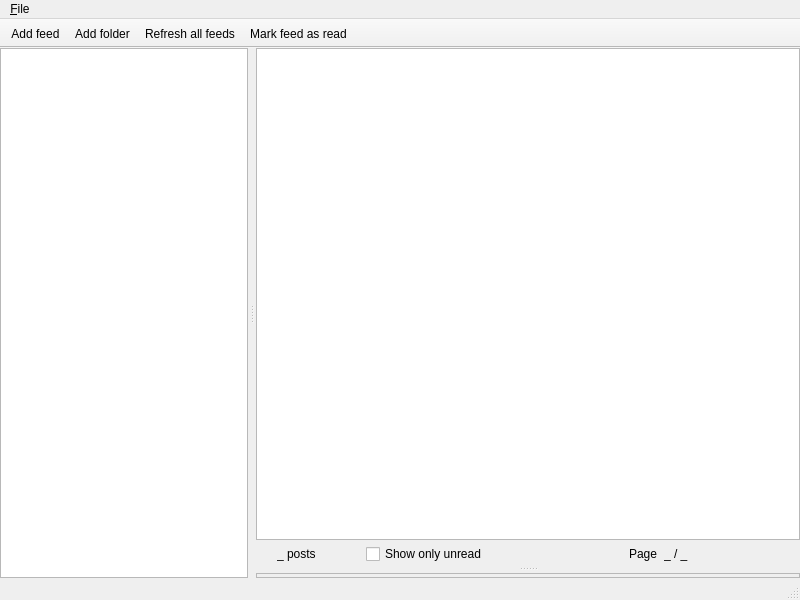
<?xml version="1.0" encoding="UTF-8"?>
<ui version="4.0">
 <class>MainWindow</class>
 <widget class="QMainWindow" name="MainWindow">
  <property name="geometry">
   <rect>
    <x>0</x>
    <y>0</y>
    <width>800</width>
    <height>600</height>
   </rect>
  </property>
  <property name="minimumSize">
   <size>
    <width>800</width>
    <height>600</height>
   </size>
  </property>
  <property name="windowTitle">
   <string>Zap Feed Reader</string>
  </property>
  <widget class="QWidget" name="centralwidget">
   <layout class="QVBoxLayout" name="verticalLayout">
    <property name="leftMargin">
     <number>0</number>
    </property>
    <property name="topMargin">
     <number>0</number>
    </property>
    <property name="rightMargin">
     <number>0</number>
    </property>
    <property name="bottomMargin">
     <number>0</number>
    </property>
    <item>
     <widget class="QSplitter" name="splitterLeft">
      <property name="orientation">
       <enum>Qt::Horizontal</enum>
      </property>
      <property name="handleWidth">
       <number>8</number>
      </property>
      <property name="childrenCollapsible">
       <bool>false</bool>
      </property>
      <widget class="ZapFR::Client::TreeViewSources" name="treeViewSources">
       <property name="contextMenuPolicy">
        <enum>Qt::CustomContextMenu</enum>
       </property>
       <property name="editTriggers">
        <set>QAbstractItemView::NoEditTriggers</set>
       </property>
       <property name="dragEnabled">
        <bool>true</bool>
       </property>
       <property name="dragDropMode">
        <enum>QAbstractItemView::InternalMove</enum>
       </property>
       <property name="defaultDropAction">
        <enum>Qt::MoveAction</enum>
       </property>
       <property name="alternatingRowColors">
        <bool>true</bool>
       </property>
       <property name="uniformRowHeights">
        <bool>true</bool>
       </property>
       <property name="headerHidden">
        <bool>false</bool>
       </property>
      </widget>
      <widget class="QSplitter" name="splitterRight">
       <property name="orientation">
        <enum>Qt::Vertical</enum>
       </property>
       <property name="handleWidth">
        <number>8</number>
       </property>
       <widget class="QWidget" name="verticalLayoutWidget">
        <layout class="QVBoxLayout" name="layoutPostNavigator">
         <property name="spacing">
          <number>0</number>
         </property>
         <item>
          <widget class="ZapFR::Client::TableViewPosts" name="tableViewPosts">
           <property name="contextMenuPolicy">
            <enum>Qt::CustomContextMenu</enum>
           </property>
           <property name="editTriggers">
            <set>QAbstractItemView::NoEditTriggers</set>
           </property>
           <property name="alternatingRowColors">
            <bool>true</bool>
           </property>
           <property name="selectionMode">
            <enum>QAbstractItemView::ExtendedSelection</enum>
           </property>
           <property name="selectionBehavior">
            <enum>QAbstractItemView::SelectRows</enum>
           </property>
           <property name="gridStyle">
            <enum>Qt::DotLine</enum>
           </property>
           <attribute name="verticalHeaderVisible">
            <bool>false</bool>
           </attribute>
          </widget>
         </item>
         <item>
          <layout class="QHBoxLayout" name="horizontalLayout">
           <property name="spacing">
            <number>50</number>
           </property>
           <property name="topMargin">
            <number>3</number>
           </property>
           <item>
            <spacer name="horizontalSpacer_3">
             <property name="orientation">
              <enum>Qt::Horizontal</enum>
             </property>
             <property name="sizeHint" stdset="0">
              <size>
               <width>40</width>
               <height>20</height>
              </size>
             </property>
            </spacer>
           </item>
           <item>
            <widget class="QLabel" name="labelTotalPostCount">
             <property name="text">
              <string>_ posts</string>
             </property>
            </widget>
           </item>
           <item>
            <widget class="QCheckBox" name="checkBoxShowOnlyUnread">
             <property name="text">
              <string>Show only unread</string>
             </property>
            </widget>
           </item>
           <item>
            <widget class="QFrame" name="framePostPageNavigation">
             <property name="frameShape">
              <enum>QFrame::NoFrame</enum>
             </property>
             <property name="frameShadow">
              <enum>QFrame::Plain</enum>
             </property>
             <layout class="QHBoxLayout" name="horizontalLayout_3">
              <property name="leftMargin">
               <number>0</number>
              </property>
              <property name="topMargin">
               <number>0</number>
              </property>
              <property name="rightMargin">
               <number>0</number>
              </property>
              <property name="bottomMargin">
               <number>0</number>
              </property>
              <item>
               <widget class="QPushButton" name="pushButtonFirstPage">
                <property name="toolTip">
                 <string>First page</string>
                </property>
                <property name="text">
                 <string/>
                </property>
                <property name="flat">
                 <bool>true</bool>
                </property>
               </widget>
              </item>
              <item>
               <widget class="QPushButton" name="pushButtonPreviousPage">
                <property name="toolTip">
                 <string>Previous page</string>
                </property>
                <property name="text">
                 <string/>
                </property>
                <property name="flat">
                 <bool>true</bool>
                </property>
               </widget>
              </item>
              <item>
               <widget class="QLabel" name="labelPage">
                <property name="text">
                 <string>Page</string>
                </property>
               </widget>
              </item>
              <item>
               <widget class="QLabel" name="labelPageNumber">
                <property name="text">
                 <string>_ / _</string>
                </property>
               </widget>
              </item>
              <item>
               <widget class="QPushButton" name="pushButtonNextPage">
                <property name="toolTip">
                 <string>Next page</string>
                </property>
                <property name="text">
                 <string/>
                </property>
                <property name="flat">
                 <bool>true</bool>
                </property>
               </widget>
              </item>
              <item>
               <widget class="QPushButton" name="pushButtonLastPage">
                <property name="toolTip">
                 <string>Last page</string>
                </property>
                <property name="text">
                 <string/>
                </property>
                <property name="flat">
                 <bool>true</bool>
                </property>
               </widget>
              </item>
             </layout>
            </widget>
           </item>
           <item>
            <spacer name="horizontalSpacer_2">
             <property name="orientation">
              <enum>Qt::Horizontal</enum>
             </property>
             <property name="sizeType">
              <enum>QSizePolicy::Fixed</enum>
             </property>
             <property name="sizeHint" stdset="0">
              <size>
               <width>20</width>
               <height>20</height>
              </size>
             </property>
            </spacer>
           </item>
          </layout>
         </item>
        </layout>
       </widget>
       <widget class="QFrame" name="frame">
        <property name="frameShape">
         <enum>QFrame::StyledPanel</enum>
        </property>
        <property name="frameShadow">
         <enum>QFrame::Raised</enum>
        </property>
        <layout class="QVBoxLayout" name="verticalLayout_2">
         <property name="spacing">
          <number>0</number>
         </property>
         <property name="leftMargin">
          <number>0</number>
         </property>
         <property name="topMargin">
          <number>0</number>
         </property>
         <property name="rightMargin">
          <number>0</number>
         </property>
         <property name="bottomMargin">
          <number>0</number>
         </property>
         <item>
          <widget class="ZapFR::Client::WebEngineViewPost" name="webViewPost" native="true"/>
         </item>
        </layout>
       </widget>
      </widget>
     </widget>
    </item>
   </layout>
  </widget>
  <widget class="QMenuBar" name="menubar">
   <property name="geometry">
    <rect>
     <x>0</x>
     <y>0</y>
     <width>800</width>
     <height>22</height>
    </rect>
   </property>
   <widget class="QMenu" name="menu_File">
    <property name="title">
     <string>&amp;File</string>
    </property>
    <addaction name="action_Add_source"/>
    <addaction name="action_Add_feed"/>
    <addaction name="action_Add_folder"/>
    <addaction name="separator"/>
    <addaction name="action_Import_OPML"/>
   </widget>
   <addaction name="menu_File"/>
  </widget>
  <widget class="QStatusBar" name="statusbar"/>
  <widget class="QToolBar" name="toolBar">
   <property name="windowTitle">
    <string>toolBar</string>
   </property>
   <property name="movable">
    <bool>false</bool>
   </property>
   <property name="allowedAreas">
    <set>Qt::TopToolBarArea</set>
   </property>
   <property name="iconSize">
    <size>
     <width>28</width>
     <height>28</height>
    </size>
   </property>
   <property name="toolButtonStyle">
    <enum>Qt::ToolButtonTextBesideIcon</enum>
   </property>
   <property name="floatable">
    <bool>false</bool>
   </property>
   <attribute name="toolBarArea">
    <enum>TopToolBarArea</enum>
   </attribute>
   <attribute name="toolBarBreak">
    <bool>false</bool>
   </attribute>
   <addaction name="action_Add_feed"/>
   <addaction name="action_Add_folder"/>
   <addaction name="action_Refresh_all_feeds"/>
   <addaction name="action_Mark_feed_as_read"/>
  </widget>
  <action name="action_Add_source">
   <property name="text">
    <string>Add source</string>
   </property>
  </action>
  <action name="action_Add_feed">
   <property name="text">
    <string>Add feed</string>
   </property>
  </action>
  <action name="action_Import_OPML">
   <property name="text">
    <string>Import OPML</string>
   </property>
  </action>
  <action name="action_Mark_feed_as_read">
   <property name="text">
    <string>Mark feed as read</string>
   </property>
   <property name="toolTip">
    <string>Mark feed as read</string>
   </property>
  </action>
  <action name="action_Refresh_all_feeds">
   <property name="text">
    <string>Refresh all feeds</string>
   </property>
   <property name="toolTip">
    <string>Refresh all feeds</string>
   </property>
  </action>
  <action name="action_Add_folder">
   <property name="text">
    <string>Add folder</string>
   </property>
   <property name="toolTip">
    <string>Add folder</string>
   </property>
  </action>
 </widget>
 <customwidgets>
  <customwidget>
   <class>ZapFR::Client::TreeViewSources</class>
   <extends>QTreeView</extends>
   <header>TreeViewSources.h</header>
  </customwidget>
  <customwidget>
   <class>ZapFR::Client::TableViewPosts</class>
   <extends>QTableView</extends>
   <header>TableViewPosts.h</header>
  </customwidget>
  <customwidget>
   <class>ZapFR::Client::WebEngineViewPost</class>
   <extends>QWidget</extends>
   <header>WebEngineViewPost.h</header>
   <container>1</container>
  </customwidget>
 </customwidgets>
 <resources/>
 <connections/>
</ui>
